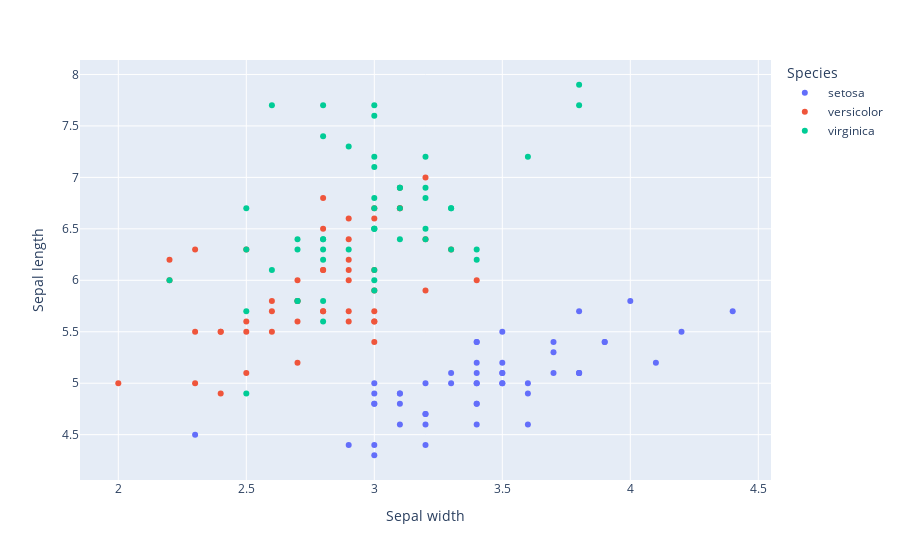

Source (notebook cell):
### Code cell
fig = px.scatter(df, x="Sepal width", y="Sepal length", color="Species")
fig.show()

### Figure 1 — Plotly figure (JSON) as saved in the notebook; plotly's stock layout.template omitted (floating-point values rounded to 4 significant figures)
{"data": [{"hovertemplate": "Species= setosa<br>Sepal width=%{x}<br>Sepal length=%{y}<extra></extra>", "legendgroup": " setosa", "marker": {"color": "#636efa", "symbol": "circle"}, "mode": "markers", "name": " setosa", "orientation": "v", "showlegend": true, "type": "scatter", "x": [3.5, 3.0, 3.2, 3.1, 3.6, 3.9, 3.4, 3.4, 2.9, 3.1, 3.7, 3.4, 3.0, 3.0, 4.0, 4.4, 3.9, 3.5, 3.8, 3.8, 3.4, 3.7, 3.6, 3.3, 3.4, 3.0, 3.4, 3.5, 3.4, 3.2, 3.1, 3.4, 4.1, 4.2, 3.1, 3.2, 3.5, 3.6, 3.0, 3.4, 3.5, 2.3, 3.2, 3.5, 3.8, 3.0, 3.8, 3.2, 3.7, 3.3], "xaxis": "x", "y": [5.1, 4.9, 4.7, 4.6, 5.0, 5.4, 4.6, 5.0, 4.4, 4.9, 5.4, 4.8, 4.8, 4.3, 5.8, 5.7, 5.4, 5.1, 5.7, 5.1, 5.4, 5.1, 4.6, 5.1, 4.8, 5.0, 5.0, 5.2, 5.2, 4.7, 4.8, 5.4, 5.2, 5.5, 4.9, 5.0, 5.5, 4.9, 4.4, 5.1, 5.0, 4.5, 4.4, 5.0, 5.1, 4.8, 5.1, 4.6, 5.3, 5.0], "yaxis": "y"}, {"hovertemplate": "Species= versicolor<br>Sepal width=%{x}<br>Sepal length=%{y}<extra></extra>", "legendgroup": " versicolor", "marker": {"color": "#EF553B", "symbol": "circle"}, "mode": "markers", "name": " versicolor", "orientation": "v", "showlegend": true, "type": "scatter", "x": [3.2, 3.2, 3.1, 2.3, 2.8, 2.8, 3.3, 2.4, 2.9, 2.7, 2.0, 3.0, 2.2, 2.9, 2.9, 3.1, 3.0, 2.7, 2.2, 2.5, 3.2, 2.8, 2.5, 2.8, 2.9, 3.0, 2.8, 3.0, 2.9, 2.6, 2.4, 2.4, 2.7, 2.7, 3.0, 3.4, 3.1, 2.3, 3.0, 2.5, 2.6, 3.0, 2.6, 2.3, 2.7, 3.0, 2.9, 2.9, 2.5, 2.8], "xaxis": "x", "y": [7.0, 6.4, 6.9, 5.5, 6.5, 5.7, 6.3, 4.9, 6.6, 5.2, 5.0, 5.9, 6.0, 6.1, 5.6, 6.7, 5.6, 5.8, 6.2, 5.6, 5.9, 6.1, 6.3, 6.1, 6.4, 6.6, 6.8, 6.7, 6.0, 5.7, 5.5, 5.5, 5.8, 6.0, 5.4, 6.0, 6.7, 6.3, 5.6, 5.5, 5.5, 6.1, 5.8, 5.0, 5.6, 5.7, 5.7, 6.2, 5.1, 5.7], "yaxis": "y"}, {"hovertemplate": "Species= virginica<br>Sepal width=%{x}<br>Sepal length=%{y}<extra></extra>", "legendgroup": " virginica", "marker": {"color": "#00cc96", "symbol": "circle"}, "mode": "markers", "name": " virginica", "orientation": "v", "showlegend": true, "type": "scatter", "x": [3.3, 2.7, 3.0, 2.9, 3.0, 3.0, 2.5, 2.9, 2.5, 3.6, 3.2, 2.7, 3.0, 2.5, 2.8, 3.2, 3.0, 3.8, 2.6, 2.2, 3.2, 2.8, 2.8, 2.7, 3.3, 3.2, 2.8, 3.0, 2.8, 3.0, 2.8, 3.8, 2.8, 2.8, 2.6, 3.0, 3.4, 3.1, 3.0, 3.1, 3.1, 3.1, 2.7, 3.2, 3.3, 3.0, 2.5, 3.0, 3.4, 3.0], "xaxis": "x", "y": [6.3, 5.8, 7.1, 6.3, 6.5, 7.6, 4.9, 7.3, 6.7, 7.2, 6.5, 6.4, 6.8, 5.7, 5.8, 6.4, 6.5, 7.7, 7.7, 6.0, 6.9, 5.6, 7.7, 6.3, 6.7, 7.2, 6.2, 6.1, 6.4, 7.2, 7.4, 7.9, 6.4, 6.3, 6.1, 7.7, 6.3, 6.4, 6.0, 6.9, 6.7, 6.9, 5.8, 6.8, 6.7, 6.7, 6.3, 6.5, 6.2, 5.9], "yaxis": "y"}], "layout": {"legend": {"title": {"text": "Species"}, "tracegroupgap": 0}, "margin": {"t": 60}, "xaxis": {"anchor": "y", "domain": [0, 1], "title": {"text": "Sepal width"}}, "yaxis": {"anchor": "x", "domain": [0, 1], "title": {"text": "Sepal length"}}}}
